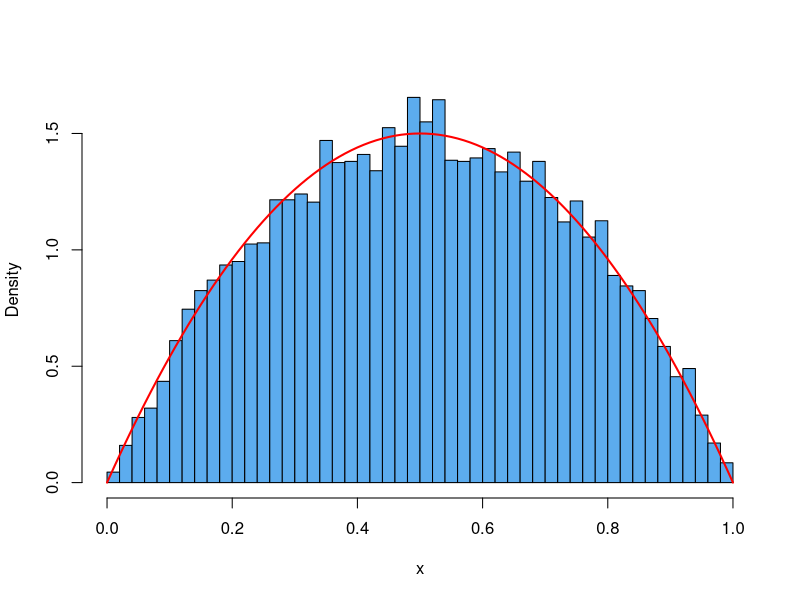
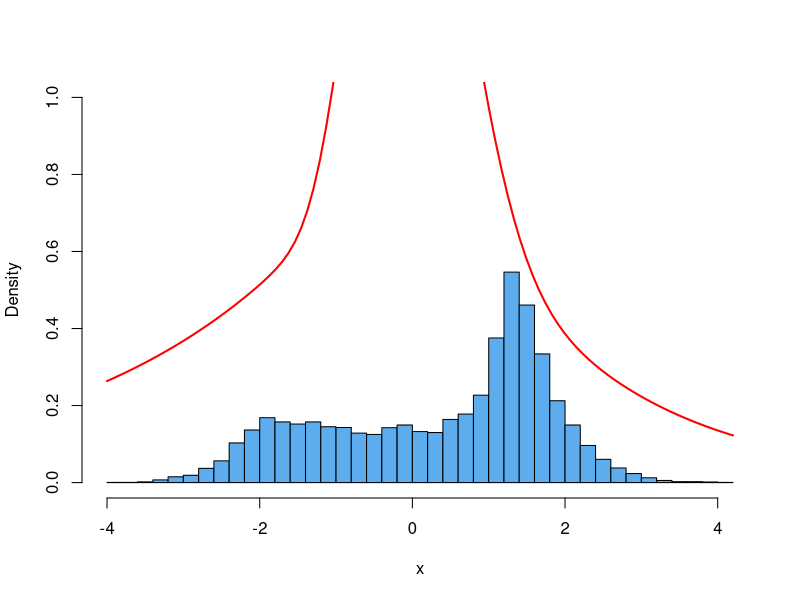
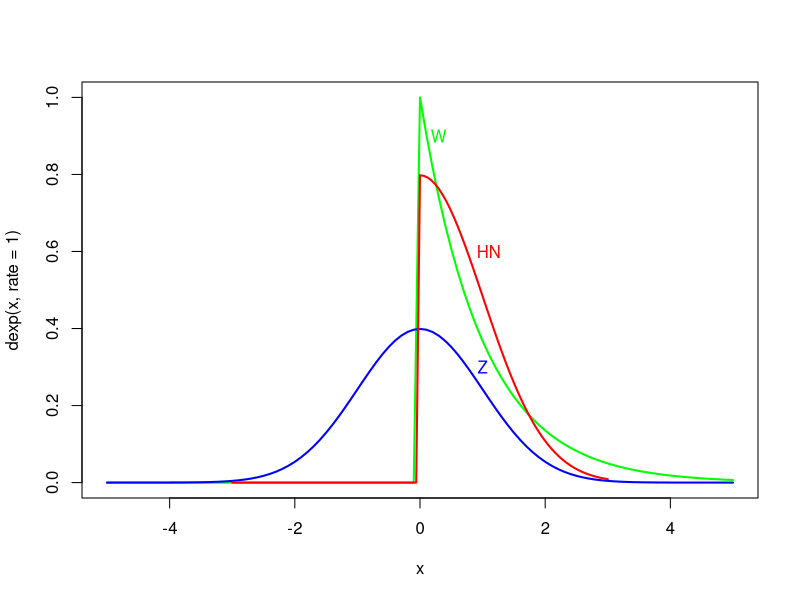
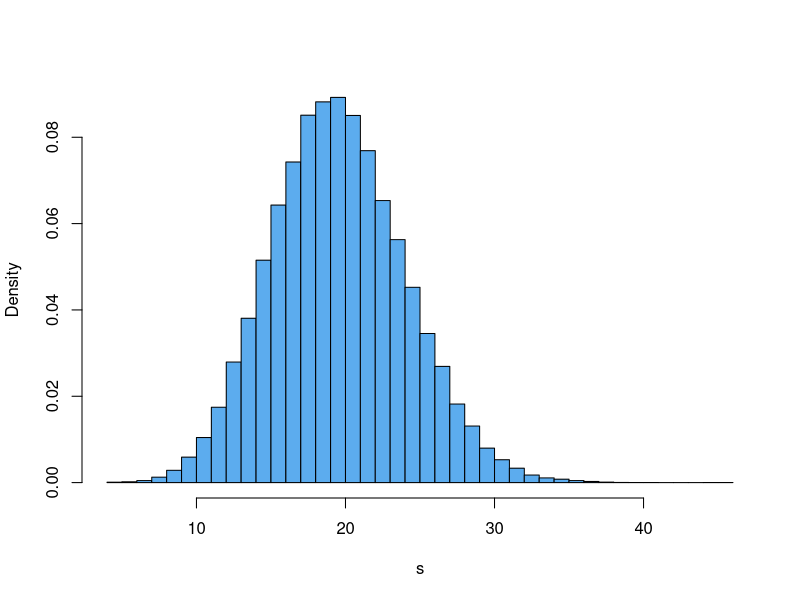
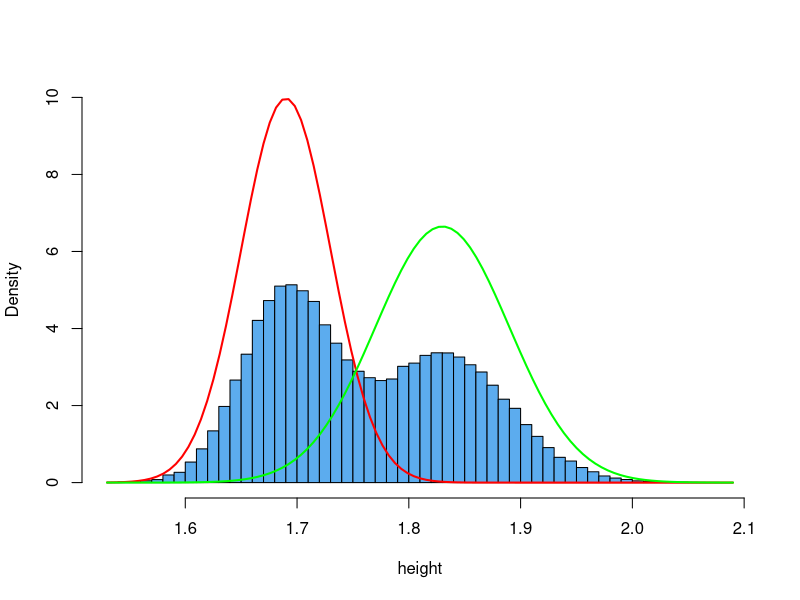
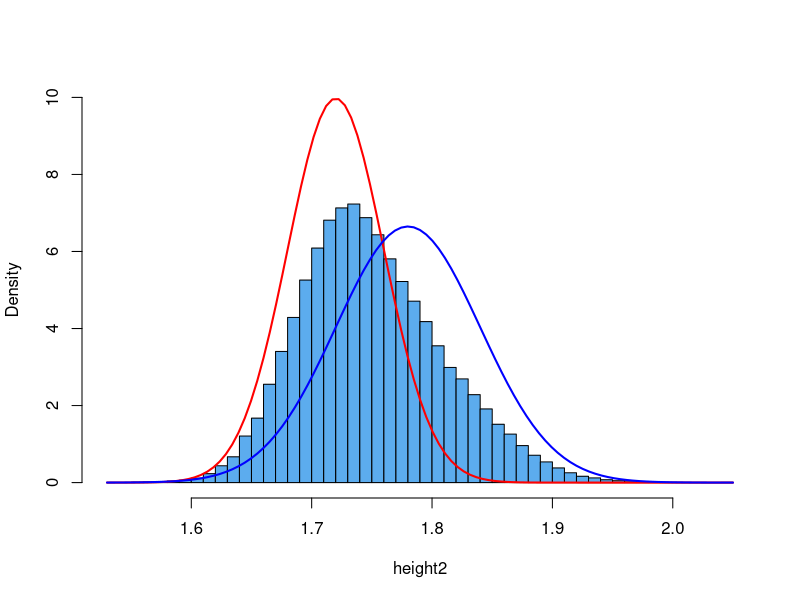

The R source for these figures, in order:
## ---- chunk 1
set.seed(2)
n = 10000
n.accepted = n.iter = 0
x = numeric(length = n)

while (n.accepted < n) {
  n.iter = n.iter +1
  # drawing from g_Y
  y = runif(1)
  #
  u = runif(1)
  if (6*y*(1-y) > 3/2 *u*1){
    n.accepted = n.accepted +1
    x[n.accepted] = y
  }
}
n.accepted; n.iter
## ---- chunk 2
hist(x, 50, prob = T, main = '', col = 'steelblue2')
curve(6*x*(1-x), add = T, col = 'red', lwd = 2)
## ---- chunk 3
set.seed(2)
n = 10000
n.accepted = n.iter = 0
x = numeric(length = n)

# Define the target density function f_X(s)
f_X <- function(s) {
  if (s < 0) {
    return(exp(-s/2) + exp(-s^2))
  } else {
    return(exp(s/3) + exp(s^3))
  }
}

# Define the proposal density function g_Y(s)
g_Y <- function(s) {
  return(dnorm(s))
}

# Maximum value of the ratio f_X(s) / g_Y(s)
c = 50

while (n.accepted < n) {
  n.iter = n.iter + 1
  # Drawing from g_Y, here using the standard normal distribution
  y = rnorm(1)
  u = runif(1)
  if (f_X(y) / (c * g_Y(y)) > u) {
    n.accepted = n.accepted + 1
    x[n.accepted] = y
  }
}

n.accepted
n.iter

## ---- chunk 4
hist(x, 50, prob = T, main = '', col = 'steelblue2', ylim = c(0,1))
curve((exp(-x/2) + exp(-x^2)), add = T, col = 'red', lwd = 2)
curve((exp(x/3) + exp(x^3)), add = T, col = 'red', lwd = 2)
## ---- chunk 5
# function for the pdf
f_X <- function(x){
  sig = 1
  ifelse(x>= 0,
         # for x >= 0 given pdf
         (1/sig)*(sqrt(2/pi) * exp(-(x^2)/2)), 
         #else 
         0 )
}

curve(dexp(x, rate = 1), col = 'green', lwd = 2, xlim = c(-5, 5))
text(0.3, 0.9, "W", col= "green")
curve(dnorm(x, 0,1), col = 'blue', lwd = 2, add = T)
text(1, 0.3, "Z", col= "blue")
curve(f_X(x), from = -3, to = 3, col= "red", lwd = 2, add = T)
text(1.1, 0.6, "HN", col= "red")
## ---- chunk 6
# Example sum of Poisson random variable sample

n = 1e5; p = 5
set.seed(2)
all.x = matrix(rpois(n = n*p, lambda = 4),
               nrow = n, ncol = p)
colnames(all.x) = paste('X', 1:5, sep = '')
head(all.x, 2)
s = apply(all.x,1,sum)
summary(s); var(s)

hist(s,50,prob = T, main = '', col = 'steelblue2')

## ---- chunk 7
# Example Height

set.seed(2)
n = 1e5; height = rep(NA,n)
gender = sample(1:2, size = n, replace = T)

n.female = sum(gender ==1)
height[which(gender==1)] = rnorm(n = n.female, mean = 1.69, sd = 0.04)
height[which(gender ==2)] = rnorm(n = n-n.female, mean = 1.83, sd = 0.06)

summary(height)

hist(height, 50, prob = T, main = '', col = 'steelblue2', ylim = c(0,10))
curve(dnorm(x, mean = 1.69, sd = 0.04), add = T, col = 'red', lwd = 2)
curve(dnorm(x, mean = 1.83, sd = 0.06), add = T, col = 'green', lwd = 2)

height2 = numeric(n)
height2[which(gender == 1)] = rnorm(n = n.female,
                                    mean = 1.72, sd = 0.04)
height2[which(gender == 2)] = rnorm(n = n - n.female,
                                    mean = 1.78, sd = 0.06)
hist(height2, 50, prob = T, main = '',
     col = 'steelblue2', ylim = c(0, 10))
curve(dnorm(x, mean = 1.72, sd = 0.04),
      add = T, col = 'red', lwd = 2)
curve(dnorm(x, mean = 1.78, sd = 0.06),
      add = T, col = 'blue', lwd = 2)

